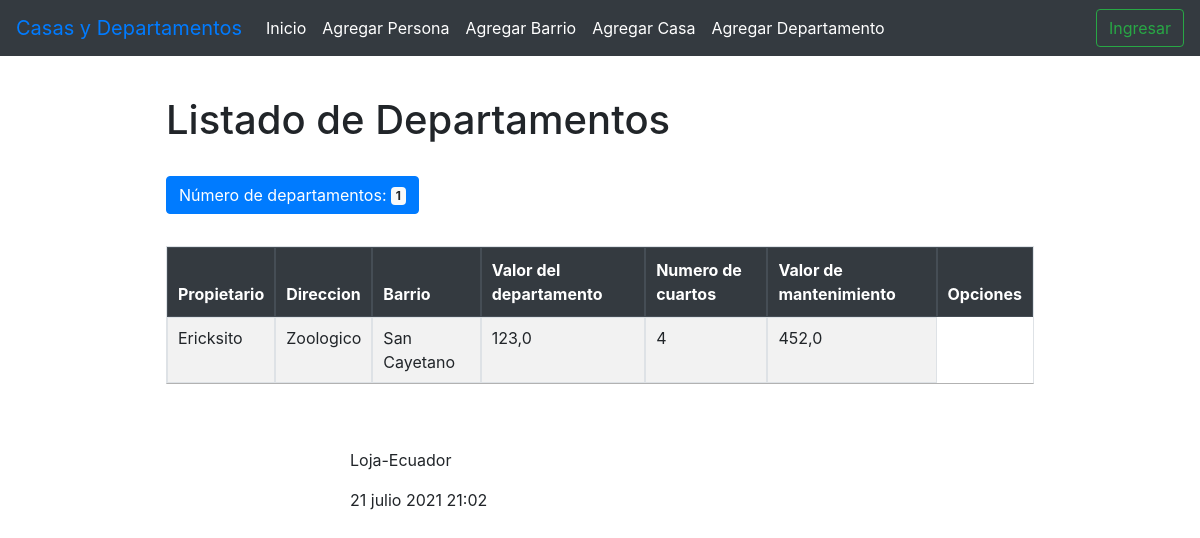
Screenshot of /ver/departamentos with the database file from the repository.
### administrativo/models.py (models this page shows, shortened)
class Departamento(models.Model):
    propietario = models.ForeignKey(Persona, on_delete=models.CASCADE,
                                    related_name="departamentos")
    direccion = models.CharField(max_length=50)
    barrio = models.ForeignKey(Barrio, on_delete=models.CASCADE,
                               related_name="departamentos")
    valorDepartamento = models.FloatField()
    numCuartos = models.IntegerField()
    valorMantenimiento = models.FloatField()

class Persona(models.Model):
    nombres = models.CharField(max_length=30)
    apellidos = models.CharField(max_length=30)
    cedula = models.CharField(max_length=30, unique=True)
    correo = models.EmailField()

class Barrio(models.Model):
    nombreBarrio = models.CharField(max_length=30)
    siglas = models.CharField(max_length=7)

### administrativo/views.py (the view)
# urls.py: path('ver/departamentos',views.ver_departamentos,
def ver_departamentos(request):
    departamentos = Departamento.objects.all()
    informacion_template = {'departamentos': departamentos, 'numero_departamentos': len(departamentos)}
    return render(request, 'ver_departamentos.html', informacion_template)

### administrativo/templates/ver_departamentos.html (shortened to what this page needs)
{% extends "master.html" %}
{% block content %}
<br>
<div class="display-8 w-75 p-3 mx-auto">
  <h1 class="">Listado de Departamentos</h1><br>
  <a type="button" class="btn btn-primary">
    Número de departamentos:  <span class="badge badge-light">{{ numero_departamentos }}</span>
  </a>
</div>
<div class="w-75 p-3 mx-auto">
  <table id="tabla_datos" class="table table-striped table-bordered ">
    <thead class="thead-dark">
      <tr>
        <th>Propietario</th>
        <th>Direccion</th>
        <th>Barrio</th>
        <th>Valor del departamento</th>
        <th>Numero de cuartos</th>
        <th>Valor de mantenimiento</th>
        <th>Opciones</th>
      </tr>
    </thead>
    {% for e in departamentos %}
    <tr>
      <td>{{e.propietario.nombres}}</td>
      <td>{{e.direccion}}</td>
      <td>{{e.barrio.nombreBarrio}}</td>
      <td>{{e.valorDepartamento}}</td>
      <td>{{e.numCuartos}}</td>
      <td>{{e.valorMantenimiento}}</td>
    </tr>
    {% endfor %}
  </table>
</div>
{% endblock %}

### rows the page displays
Departamento: propietario.nombres "Ericksito", direccion "Zoologico", barrio.nombreBarrio "San Cayetano", valorDepartamento "123,0", numCuartos "4", valorMantenimiento "452,0"

### other values shown
{{ numero_departamentos }} "1"
